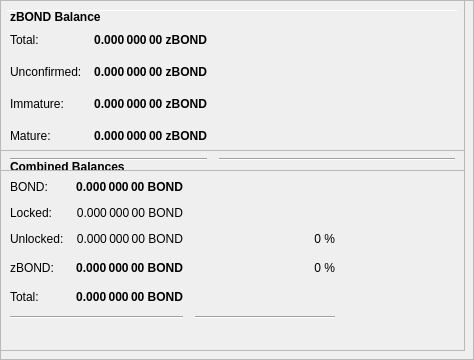
        <widget class="QFrame" name="frameObfuscation">
         <property name="minimumSize">
          <size>
           <width>0</width>
           <height>350</height>
          </size>
         </property>
         <property name="layoutDirection">
          <enum>Qt::LeftToRight</enum>
         </property>
         <property name="frameShape">
          <enum>QFrame::StyledPanel</enum>
         </property>
         <property name="frameShadow">
          <enum>QFrame::Raised</enum>
         </property>
         <widget class="QPushButton" name="runAutoDenom">
          <property name="geometry">
           <rect>
            <x>251</x>
            <y>17</y>
            <width>1</width>
            <height>1</height>
           </rect>
          </property>
          <property name="palette">
           <palette>
            <active>
             <colorrole role="WindowText">
              <brush brushstyle="SolidPattern">
               <color alpha="255">
                <red>0</red>
                <green>0</green>
                <blue>0</blue>
               </color>
              </brush>
             </colorrole>
             <colorrole role="Button">
              <brush brushstyle="SolidPattern">
               <color alpha="255">
                <red>239</red>
                <green>238</green>
                <blue>238</blue>
               </color>
              </brush>
             </colorrole>
             <colorrole role="Light">
              <brush brushstyle="SolidPattern">
               <color alpha="255">
                <red>255</red>
                <green>255</green>
                <blue>255</blue>
               </color>
              </brush>
             </colorrole>
             <colorrole role="Midlight">
              <brush brushstyle="SolidPattern">
               <color alpha="255">
                <red>247</red>
                <green>246</green>
                <blue>246</blue>
               </color>
              </brush>
             </colorrole>
             <colorrole role="Dark">
              <brush brushstyle="SolidPattern">
               <color alpha="255">
                <red>119</red>
                <green>119</green>
                <blue>119</blue>
               </color>
              </brush>
             </colorrole>
             <colorrole role="Mid">
              <brush brushstyle="SolidPattern">
               <color alpha="255">
                <red>159</red>
                <green>159</green>
                <blue>159</blue>
               </color>
              </brush>
             </colorrole>
             <colorrole role="Text">
              <brush brushstyle="SolidPattern">
               <color alpha="255">
                <red>0</red>
                <green>0</green>
                <blue>0</blue>
               </color>
              </brush>
             </colorrole>
             <colorrole role="BrightText">
              <brush brushstyle="SolidPattern">
               <color alpha="255">
                <red>255</red>
                <green>255</green>
                <blue>255</blue>
               </color>
              </brush>
             </colorrole>
             <colorrole role="ButtonText">
              <brush brushstyle="SolidPattern">
               <color alpha="255">
                <red>0</red>
                <green>0</green>
                <blue>0</blue>
               </color>
              </brush>
             </colorrole>
             <colorrole role="Base">
              <brush brushstyle="SolidPattern">
               <color alpha="255">
                <red>255</red>
                <green>255</green>
                <blue>255</blue>
               </color>
              </brush>
             </colorrole>
             <colorrole role="Window">
              <brush brushstyle="SolidPattern">
               <color alpha="255">
                <red>239</red>
                <green>238</green>
                <blue>238</blue>
               </color>
              </brush>
             </colorrole>
             <colorrole role="Shadow">
              <brush brushstyle="SolidPattern">
               <color alpha="255">
                <red>0</red>
                <green>0</green>
                <blue>0</blue>
               </color>
              </brush>
             </colorrole>
             <colorrole role="AlternateBase">
              <brush brushstyle="SolidPattern">
               <color alpha="255">
                <red>247</red>
                <green>246</green>
                <blue>246</blue>
               </color>
              </brush>
             </colorrole>
             <colorrole role="ToolTipBase">
              <brush brushstyle="SolidPattern">
               <color alpha="255">
                <red>255</red>
                <green>255</green>
                <blue>220</blue>
               </color>
              </brush>
             </colorrole>
             <colorrole role="ToolTipText">
              <brush brushstyle="SolidPattern">
               <color alpha="255">
                <red>0</red>
                <green>0</green>
                <blue>0</blue>
               </color>
              </brush>
             </colorrole>
            </active>
            <inactive>
             <colorrole role="WindowText">
              <brush brushstyle="SolidPattern">
               <color alpha="255">
                <red>0</red>
                <green>0</green>
                <blue>0</blue>
               </color>
              </brush>
             </colorrole>
             <colorrole role="Button">
              <brush brushstyle="SolidPattern">
               <color alpha="255">
                <red>239</red>
                <green>238</green>
                <blue>238</blue>
               </color>
              </brush>
             </colorrole>
             <colorrole role="Light">
              <brush brushstyle="SolidPattern">
               <color alpha="255">
                <red>255</red>
                <green>255</green>
                <blue>255</blue>
               </color>
              </brush>
             </colorrole>
             <colorrole role="Midlight">
              <brush brushstyle="SolidPattern">
               <color alpha="255">
                <red>247</red>
                <green>246</green>
                <blue>246</blue>
               </color>
              </brush>
             </colorrole>
             <colorrole role="Dark">
              <brush brushstyle="SolidPattern">
               <color alpha="255">
                <red>119</red>
                <green>119</green>
                <blue>119</blue>
               </color>
              </brush>
             </colorrole>
             <colorrole role="Mid">
              <brush brushstyle="SolidPattern">
               <color alpha="255">
                <red>159</red>
                <green>159</green>
                <blue>159</blue>
               </color>
              </brush>
             </colorrole>
             <colorrole role="Text">
              <brush brushstyle="SolidPattern">
               <color alpha="255">
                <red>0</red>
                <green>0</green>
                <blue>0</blue>
               </color>
              </brush>
             </colorrole>
             <colorrole role="BrightText">
              <brush brushstyle="SolidPattern">
               <color alpha="255">
                <red>255</red>
                <green>255</green>
                <blue>255</blue>
               </color>
              </brush>
             </colorrole>
             <colorrole role="ButtonText">
              <brush brushstyle="SolidPattern">
               <color alpha="255">
                <red>0</red>
                <green>0</green>
                <blue>0</blue>
               </color>
              </brush>
             </colorrole>
             <colorrole role="Base">
              <brush brushstyle="SolidPattern">
               <color alpha="255">
                <red>255</red>
                <green>255</green>
                <blue>255</blue>
               </color>
              </brush>
             </colorrole>
             <colorrole role="Window">
              <brush brushstyle="SolidPattern">
               <color alpha="255">
                <red>239</red>
                <green>238</green>
                <blue>238</blue>
               </color>
              </brush>
             </colorrole>
             <colorrole role="Shadow">
              <brush brushstyle="SolidPattern">
               <color alpha="255">
                <red>0</red>
                <green>0</green>
                <blue>0</blue>
               </color>
              </brush>
             </colorrole>
             <colorrole role="AlternateBase">
              <brush brushstyle="SolidPattern">
               <color alpha="255">
                <red>247</red>
                <green>246</green>
                <blue>246</blue>
               </color>
              </brush>
             </colorrole>
             <colorrole role="ToolTipBase">
              <brush brushstyle="SolidPattern">
               <color alpha="255">
                <red>255</red>
                <green>255</green>
                <blue>220</blue>
               </color>
              </brush>
             </colorrole>
             <colorrole role="ToolTipText">
              <brush brushstyle="SolidPattern">
               <color alpha="255">
                <red>0</red>
                <green>0</green>
                <blue>0</blue>
               </color>
              </brush>
             </colorrole>
            </inactive>
            <disabled>
             <colorrole role="WindowText">
              <brush brushstyle="SolidPattern">
               <color alpha="255">
                <red>119</red>
                <green>119</green>
                <blue>119</blue>
               </color>
              </brush>
             </colorrole>
             <colorrole role="Button">
              <brush brushstyle="SolidPattern">
               <color alpha="255">
                <red>239</red>
                <green>238</green>
                <blue>238</blue>
               </color>
              </brush>
             </colorrole>
             <colorrole role="Light">
              <brush brushstyle="SolidPattern">
               <color alpha="255">
                <red>255</red>
                <green>255</green>
                <blue>255</blue>
               </color>
              </brush>
             </colorrole>
             <colorrole role="Midlight">
              <brush brushstyle="SolidPattern">
               <color alpha="255">
                <red>247</red>
                <green>246</green>
                <blue>246</blue>
               </color>
              </brush>
             </colorrole>
             <colorrole role="Dark">
              <brush brushstyle="SolidPattern">
               <color alpha="255">
                <red>119</red>
                <green>119</green>
                <blue>119</blue>
               </color>
              </brush>
             </colorrole>
             <colorrole role="Mid">
              <brush brushstyle="SolidPattern">
               <color alpha="255">
                <red>159</red>
                <green>159</green>
                <blue>159</blue>
               </color>
              </brush>
             </colorrole>
             <colorrole role="Text">
              <brush brushstyle="SolidPattern">
               <color alpha="255">
                <red>119</red>
                <green>119</green>
                <blue>119</blue>
               </color>
              </brush>
             </colorrole>
             <colorrole role="BrightText">
              <brush brushstyle="SolidPattern">
               <color alpha="255">
                <red>255</red>
                <green>255</green>
                <blue>255</blue>
               </color>
              </brush>
             </colorrole>
             <colorrole role="ButtonText">
              <brush brushstyle="SolidPattern">
               <color alpha="255">
                <red>119</red>
                <green>119</green>
                <blue>119</blue>
               </color>
              </brush>
             </colorrole>
             <colorrole role="Base">
              <brush brushstyle="SolidPattern">
               <color alpha="255">
                <red>239</red>
                <green>238</green>
                <blue>238</blue>
               </color>
              </brush>
             </colorrole>
             <colorrole role="Window">
              <brush brushstyle="SolidPattern">
               <color alpha="255">
                <red>239</red>
                <green>238</green>
                <blue>238</blue>
               </color>
              </brush>
             </colorrole>
             <colorrole role="Shadow">
              <brush brushstyle="SolidPattern">
               <color alpha="255">
                <red>0</red>
                <green>0</green>
                <blue>0</blue>
               </color>
              </brush>
             </colorrole>
             <colorrole role="AlternateBase">
              <brush brushstyle="SolidPattern">
               <color alpha="255">
                <red>239</red>
                <green>238</green>
                <blue>238</blue>
               </color>
              </brush>
             </colorrole>
             <colorrole role="ToolTipBase">
              <brush brushstyle="SolidPattern">
               <color alpha="255">
                <red>255</red>
                <green>255</green>
                <blue>220</blue>
               </color>
              </brush>
             </colorrole>
             <colorrole role="ToolTipText">
              <brush brushstyle="SolidPattern">
               <color alpha="255">
                <red>0</red>
                <green>0</green>
                <blue>0</blue>
               </color>
              </brush>
             </colorrole>
            </disabled>
           </palette>
          </property>
          <property name="focusPolicy">
           <enum>Qt::NoFocus</enum>
          </property>
          <property name="autoFillBackground">
           <bool>true</bool>
          </property>
          <property name="text">
           <string/>
          </property>
          <property name="flat">
           <bool>true</bool>
          </property>
         </widget>
         <widget class="Line" name="line">
          <property name="geometry">
           <rect>
            <x>7</x>
            <y>10</y>
            <width>451</width>
            <height>1</height>
           </rect>
          </property>
          <property name="orientation">
           <enum>Qt::Horizontal</enum>
          </property>
         </widget>
         <widget class="QFrame" name="frame_3">
          <property name="geometry">
           <rect>
            <x>0</x>
            <y>150</y>
            <width>465</width>
            <height>201</height>
           </rect>
          </property>
          <property name="frameShape">
           <enum>QFrame::StyledPanel</enum>
          </property>
          <property name="frameShadow">
           <enum>QFrame::Raised</enum>
          </property>
          <layout class="QVBoxLayout" name="verticalLayout_5">
           <item>
            <layout class="QHBoxLayout" name="horizontalLayout_5" stretch="0">
             <item>
              <widget class="QLabel" name="label_5z">
               <property name="maximumSize">
                <size>
                 <width>16777215</width>
                 <height>20</height>
                </size>
               </property>
               <property name="font">
                <font>
                 <weight>75</weight>
                 <bold>true</bold>
                </font>
               </property>
               <property name="toolTip">
                <string>Combined Balances (including unconfirmed and immature coins)</string>
               </property>
               <property name="text">
                <string>&lt;html&gt;&lt;head/&gt;&lt;body&gt;&lt;p&gt;Combined Balances&lt;/p&gt;&lt;/body&gt;&lt;/html&gt;</string>
               </property>
              </widget>
             </item>
            </layout>
           </item>
           <item>
            <layout class="QGridLayout" name="gridLayout_3">
             <property name="spacing">
              <number>12</number>
             </property>
             <item row="7" column="0" colspan="2">
              <widget class="Line" name="lineSpendableBalance_3">
               <property name="orientation">
                <enum>Qt::Horizontal</enum>
               </property>
              </widget>
             </item>
             <item row="7" column="2">
              <widget class="Line" name="lineWatchBalance_3">
               <property name="sizePolicy">
                <sizepolicy hsizetype="Preferred" vsizetype="Fixed">
                 <horstretch>0</horstretch>
                 <verstretch>0</verstretch>
                </sizepolicy>
               </property>
               <property name="minimumSize">
                <size>
                 <width>140</width>
                 <height>0</height>
                </size>
               </property>
               <property name="orientation">
                <enum>Qt::Horizontal</enum>
               </property>
              </widget>
             </item>
             <item row="4" column="1">
              <widget class="QLabel" name="labelzBalancez">
               <property name="font">
                <font>
                 <weight>75</weight>
                 <bold>true</bold>
                </font>
               </property>
               <property name="cursor">
                <cursorShape>IBeamCursor</cursorShape>
               </property>
               <property name="toolTip">
                <string>Total of transactions that have yet to be confirmed, and do not yet count toward the spendable balance</string>
               </property>
               <property name="text">
                <string notr="true">0.000 000 00 BOND</string>
               </property>
               <property name="alignment">
                <set>Qt::AlignRight|Qt::AlignTrailing|Qt::AlignVCenter</set>
               </property>
               <property name="textInteractionFlags">
                <set>Qt::LinksAccessibleByMouse|Qt::TextSelectableByKeyboard|Qt::TextSelectableByMouse</set>
               </property>
              </widget>
             </item>
             <item row="6" column="1">
              <widget class="QLabel" name="labelTotalz">
               <property name="font">
                <font>
                 <weight>75</weight>
                 <bold>true</bold>
                </font>
               </property>
               <property name="cursor">
                <cursorShape>IBeamCursor</cursorShape>
               </property>
               <property name="toolTip">
                <string>Total Balance, including unconfirmed and immature coins.</string>
               </property>
               <property name="text">
                <string notr="true">0.000 000 00 BOND</string>
               </property>
               <property name="alignment">
                <set>Qt::AlignRight|Qt::AlignTrailing|Qt::AlignVCenter</set>
               </property>
               <property name="textInteractionFlags">
                <set>Qt::LinksAccessibleByMouse|Qt::TextSelectableByKeyboard|Qt::TextSelectableByMouse</set>
               </property>
              </widget>
             </item>
             <item row="4" column="3">
              <spacer name="horizontalSpacer_6">
               <property name="orientation">
                <enum>Qt::Horizontal</enum>
               </property>
               <property name="sizeHint" stdset="0">
                <size>
                 <width>40</width>
                 <height>20</height>
                </size>
               </property>
              </spacer>
             </item>
             <item row="6" column="0">
              <widget class="QLabel" name="labelTotalTextz">
               <property name="text">
                <string>Total:</string>
               </property>
              </widget>
             </item>
             <item row="1" column="0">
              <widget class="QLabel" name="labelBalanceTextz">
               <property name="text">
                <string>BOND:</string>
               </property>
              </widget>
             </item>
             <item row="1" column="1">
              <widget class="QLabel" name="labelBalancez">
               <property name="font">
                <font>
                 <weight>75</weight>
                 <bold>true</bold>
                </font>
               </property>
               <property name="cursor">
                <cursorShape>IBeamCursor</cursorShape>
               </property>
               <property name="toolTip">
                <string>Your current spendable balance</string>
               </property>
               <property name="text">
                <string notr="true">0.000 000 00 BOND</string>
               </property>
               <property name="alignment">
                <set>Qt::AlignRight|Qt::AlignTrailing|Qt::AlignVCenter</set>
               </property>
               <property name="textInteractionFlags">
                <set>Qt::LinksAccessibleByMouse|Qt::TextSelectableByKeyboard|Qt::TextSelectableByMouse</set>
               </property>
              </widget>
             </item>
             <item row="4" column="0">
              <widget class="QLabel" name="labelzBalanceTextz">
               <property name="toolTip">
                <string/>
               </property>
               <property name="text">
                <string>zBOND:</string>
               </property>
              </widget>
             </item>
             <item row="4" column="2">
              <widget class="QLabel" name="labelzBONDPercent">
               <property name="toolTip">
                <string>Current percentage of zBOND.
If AutoMint is enabled this percentage will settle around the configured AutoMint percentage (default = 10%)</string>
               </property>
               <property name="text">
                <string>0 %</string>
               </property>
               <property name="alignment">
                <set>Qt::AlignRight|Qt::AlignTrailing|Qt::AlignVCenter</set>
               </property>
              </widget>
             </item>
             <item row="6" column="2">
              <widget class="QLabel" name="label100Percent">
               <property name="text">
                <string/>
               </property>
               <property name="alignment">
                <set>Qt::AlignRight|Qt::AlignTrailing|Qt::AlignVCenter</set>
               </property>
              </widget>
             </item>
             <item row="2" column="1">
              <widget class="QLabel" name="labelLockedBalance">
               <property name="toolTip">
                <string>Locked BOND or Masternode collaterals. These are excluded from zBOND minting.</string>
               </property>
               <property name="text">
                <string>0.000 000 00 BOND</string>
               </property>
               <property name="alignment">
                <set>Qt::AlignRight|Qt::AlignTrailing|Qt::AlignVCenter</set>
               </property>
              </widget>
             </item>
             <item row="2" column="0">
              <widget class="QLabel" name="labelLockedBalanceText">
               <property name="toolTip">
                <string>Locked BOND or Masternode collaterals. These are excluded from zBOND minting.</string>
               </property>
               <property name="text">
                <string>Locked:</string>
               </property>
              </widget>
             </item>
             <item row="3" column="0">
              <widget class="QLabel" name="labelUnLockedBalanceText">
               <property name="toolTip">
                <string>Unlocked BONDs. These can be used for zBOND minting.</string>
               </property>
               <property name="text">
                <string>Unlocked:</string>
               </property>
              </widget>
             </item>
             <item row="3" column="1">
              <widget class="QLabel" name="labelUnLockedBalance">
               <property name="toolTip">
                <string>Unlocked BONDs. These can be used for zBOND minting.</string>
               </property>
               <property name="text">
                <string>0.000 000 00 BOND</string>
               </property>
               <property name="alignment">
                <set>Qt::AlignRight|Qt::AlignTrailing|Qt::AlignVCenter</set>
               </property>
              </widget>
             </item>
             <item row="3" column="2">
              <widget class="QLabel" name="labelBONDPercent">
               <property name="text">
                <string>0 %</string>
               </property>
               <property name="alignment">
                <set>Qt::AlignRight|Qt::AlignTrailing|Qt::AlignVCenter</set>
               </property>
              </widget>
             </item>
            </layout>
           </item>
           <item>
            <spacer name="verticalSpacer">
             <property name="orientation">
              <enum>Qt::Vertical</enum>
             </property>
             <property name="sizeHint" stdset="0">
              <size>
               <width>20</width>
               <height>40</height>
              </size>
             </property>
            </spacer>
           </item>
          </layout>
         </widget>
         <widget class="QFrame" name="frame_4">
          <property name="geometry">
           <rect>
            <x>0</x>
            <y>0</y>
            <width>465</width>
            <height>171</height>
           </rect>
          </property>
          <property name="frameShape">
           <enum>QFrame::StyledPanel</enum>
          </property>
          <property name="frameShadow">
           <enum>QFrame::Raised</enum>
          </property>
          <layout class="QVBoxLayout" name="verticalLayout_7">
           <item>
            <layout class="QHBoxLayout" name="horizontalLayout_8" stretch="0">
             <item>
              <widget class="QLabel" name="label_5z_3">
               <property name="maximumSize">
                <size>
                 <width>16777215</width>
                 <height>20</height>
                </size>
               </property>
               <property name="font">
                <font>
                 <weight>75</weight>
                 <bold>true</bold>
                </font>
               </property>
               <property name="text">
                <string>zBOND Balance</string>
               </property>
              </widget>
             </item>
            </layout>
           </item>
           <item>
            <layout class="QGridLayout" name="gridLayout_5">
             <property name="spacing">
              <number>12</number>
             </property>
             <item row="4" column="0">
              <widget class="QLabel" name="labelzBalanceMatureText">
               <property name="toolTip">
                <string>Mature: more than 20 confirmation and more than 1 mints of the same denomination after it was minted.
These zBOND are spendable.</string>
               </property>
               <property name="text">
                <string>Mature:</string>
               </property>
              </widget>
             </item>
             <item row="5" column="0" colspan="2">
              <widget class="Line" name="lineSpendableBalance_5">
               <property name="orientation">
                <enum>Qt::Horizontal</enum>
               </property>
              </widget>
             </item>
             <item row="1" column="1">
              <widget class="QLabel" name="labelzBalance">
               <property name="font">
                <font>
                 <weight>75</weight>
                 <bold>true</bold>
                </font>
               </property>
               <property name="cursor">
                <cursorShape>IBeamCursor</cursorShape>
               </property>
               <property name="toolTip">
                <string>All available zBOND, unconfirmed and immature zBOND included.</string>
               </property>
               <property name="text">
                <string notr="true">0.000 000 00 zBOND</string>
               </property>
               <property name="alignment">
                <set>Qt::AlignRight|Qt::AlignTrailing|Qt::AlignVCenter</set>
               </property>
               <property name="textInteractionFlags">
                <set>Qt::LinksAccessibleByMouse|Qt::TextSelectableByKeyboard|Qt::TextSelectableByMouse</set>
               </property>
              </widget>
             </item>
             <item row="5" column="2">
              <widget class="Line" name="lineWatchBalance_5">
               <property name="sizePolicy">
                <sizepolicy hsizetype="Preferred" vsizetype="Fixed">
                 <horstretch>0</horstretch>
                 <verstretch>0</verstretch>
                </sizepolicy>
               </property>
               <property name="minimumSize">
                <size>
                 <width>140</width>
                 <height>0</height>
                </size>
               </property>
               <property name="orientation">
                <enum>Qt::Horizontal</enum>
               </property>
              </widget>
             </item>
             <item row="1" column="0">
              <widget class="QLabel" name="labelzBalanceText">
               <property name="toolTip">
                <string>All available zBOND, unconfirmed and immature zBOND included.</string>
               </property>
               <property name="text">
                <string>Total:</string>
               </property>
              </widget>
             </item>
             <item row="1" column="2">
              <spacer name="horizontalSpacer_8">
               <property name="orientation">
                <enum>Qt::Horizontal</enum>
               </property>
               <property name="sizeHint" stdset="0">
                <size>
                 <width>40</width>
                 <height>20</height>
                </size>
               </property>
              </spacer>
             </item>
             <item row="4" column="2">
              <spacer name="horizontalSpacer_4">
               <property name="orientation">
                <enum>Qt::Horizontal</enum>
               </property>
               <property name="sizeHint" stdset="0">
                <size>
                 <width>40</width>
                 <height>20</height>
                </size>
               </property>
              </spacer>
             </item>
             <item row="4" column="1">
              <widget class="QLabel" name="labelzBalanceMature">
               <property name="font">
                <font>
                 <weight>75</weight>
                 <bold>true</bold>
                </font>
               </property>
               <property name="toolTip">
                <string>Mature: more than 20 confirmation and more than 1 mints of the same denomination after it was minted.
These zBOND are spendable.</string>
               </property>
               <property name="text">
                <string>0.000 000 00 zBOND</string>
               </property>
               <property name="alignment">
                <set>Qt::AlignRight|Qt::AlignTrailing|Qt::AlignVCenter</set>
               </property>
              </widget>
             </item>
             <item row="2" column="0">
              <widget class="QLabel" name="labelzBalanceUnconfirmedText">
               <property name="toolTip">
                <string>Unconfirmed: less than 20 confirmations
Immature: confirmed, but less than 1 mints of the same denomination after it was minted</string>
               </property>
               <property name="text">
                <string>Unconfirmed:</string>
               </property>
              </widget>
             </item>
             <item row="2" column="1">
              <widget class="QLabel" name="labelzBalanceUnconfirmed">
               <property name="font">
                <font>
                 <weight>75</weight>
                 <bold>true</bold>
                </font>
               </property>
               <property name="toolTip">
                <string>Unconfirmed: less than 20 confirmations
Immature: confirmed, but less than 1 mints of the same denomination after it was minted</string>
               </property>
               <property name="text">
                <string>0.000 000 00 zBOND</string>
               </property>
               <property name="alignment">
                <set>Qt::AlignRight|Qt::AlignTrailing|Qt::AlignVCenter</set>
               </property>
              </widget>
             </item>
             <item row="2" column="2">
              <spacer name="horizontalSpacer_5">
               <property name="orientation">
                <enum>Qt::Horizontal</enum>
               </property>
               <property name="sizeHint" stdset="0">
                <size>
                 <width>40</width>
                 <height>20</height>
                </size>
               </property>
              </spacer>
             </item>
             <item row="3" column="0">
              <widget class="QLabel" name="labelzBalanceImmatureText">
               <property name="toolTip">
                <string>Unconfirmed: less than 20 confirmations
Immature: confirmed, but less than 1 mints of the same denomination after it was minted</string>
               </property>
               <property name="text">
                <string>Immature:</string>
               </property>
              </widget>
             </item>
             <item row="3" column="1">
              <widget class="QLabel" name="labelzBalanceImmature">
               <property name="font">
                <font>
                 <weight>75</weight>
                 <bold>true</bold>
                </font>
               </property>
               <property name="toolTip">
                <string>Unconfirmed: less than 20 confirmations
Immature: confirmed, but less than 1 mints of the same denomination after it was minted</string>
               </property>
               <property name="text">
                <string>0.000 000 00 zBOND</string>
               </property>
               <property name="alignment">
                <set>Qt::AlignRight|Qt::AlignTrailing|Qt::AlignVCenter</set>
               </property>
              </widget>
             </item>
             <item row="3" column="2">
              <spacer name="horizontalSpacer_7">
               <property name="orientation">
                <enum>Qt::Horizontal</enum>
               </property>
               <property name="sizeHint" stdset="0">
                <size>
                 <width>40</width>
                 <height>20</height>
                </size>
               </property>
              </spacer>
             </item>
            </layout>
           </item>
          </layout>
         </widget>
        </widget>
